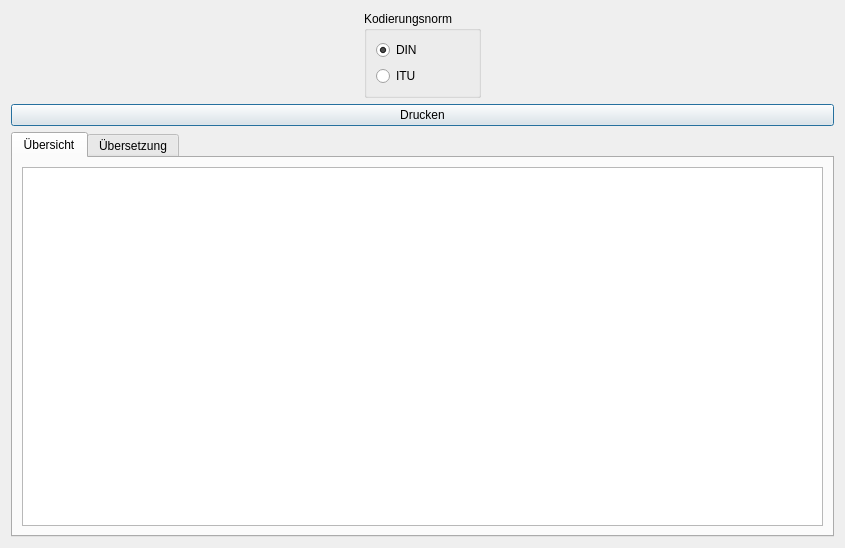
<?xml version="1.0" encoding="UTF-8"?>
<ui version="4.0">
 <class>DlgFunkalphabet</class>
 <widget class="QDialog" name="DlgFunkalphabet">
  <property name="geometry">
   <rect>
    <x>0</x>
    <y>0</y>
    <width>845</width>
    <height>548</height>
   </rect>
  </property>
  <property name="windowTitle">
   <string>Funkalphabet</string>
  </property>
  <layout class="QVBoxLayout" name="verticalLayout_3">
   <item>
    <layout class="QHBoxLayout" name="horizontalLayout">
     <item>
      <spacer name="horizontalSpacer">
       <property name="orientation">
        <enum>Qt::Horizontal</enum>
       </property>
       <property name="sizeHint" stdset="0">
        <size>
         <width>40</width>
         <height>20</height>
        </size>
       </property>
      </spacer>
     </item>
     <item>
      <widget class="QGroupBox" name="gNorm">
       <property name="toolTip">
        <string>&lt;html&gt;&lt;head/&gt;&lt;body&gt;&lt;p&gt;Legt die Kodierung fest.&lt;/p&gt;&lt;/body&gt;&lt;/html&gt;</string>
       </property>
       <property name="title">
        <string>Kodierungsnorm</string>
       </property>
       <layout class="QVBoxLayout" name="verticalLayout_2">
        <item>
         <widget class="QRadioButton" name="rkDIN">
          <property name="toolTip">
           <string>&lt;html&gt;&lt;head/&gt;&lt;body&gt;&lt;p&gt;Kodierung gemäß DIN.&lt;/p&gt;&lt;/body&gt;&lt;/html&gt;</string>
          </property>
          <property name="text">
           <string>DIN</string>
          </property>
          <property name="checked">
           <bool>true</bool>
          </property>
         </widget>
        </item>
        <item>
         <widget class="QRadioButton" name="rkITU">
          <property name="toolTip">
           <string>&lt;html&gt;&lt;head/&gt;&lt;body&gt;&lt;p&gt;Kodierung gemäß ITU.&lt;/p&gt;&lt;/body&gt;&lt;/html&gt;</string>
          </property>
          <property name="text">
           <string>ITU</string>
          </property>
         </widget>
        </item>
       </layout>
      </widget>
     </item>
     <item>
      <spacer name="horizontalSpacer_2">
       <property name="orientation">
        <enum>Qt::Horizontal</enum>
       </property>
       <property name="sizeHint" stdset="0">
        <size>
         <width>40</width>
         <height>20</height>
        </size>
       </property>
      </spacer>
     </item>
    </layout>
   </item>
   <item>
    <widget class="QPushButton" name="sfDrucken">
     <property name="toolTip">
      <string>Druckt beide Normen als Handzettel aus.</string>
     </property>
     <property name="text">
      <string>Drucken</string>
     </property>
    </widget>
   </item>
   <item>
    <widget class="QTabWidget" name="Karten">
     <property name="currentIndex">
      <number>0</number>
     </property>
     <widget class="QWidget" name="karteUebersicht">
      <attribute name="title">
       <string>Übersicht</string>
      </attribute>
      <layout class="QVBoxLayout" name="verticalLayout">
       <item>
        <widget class="QTableView" name="tbUebersicht">
         <property name="horizontalScrollBarPolicy">
          <enum>Qt::ScrollBarAsNeeded</enum>
         </property>
         <property name="editTriggers">
          <set>QAbstractItemView::NoEditTriggers</set>
         </property>
         <property name="showDropIndicator" stdset="0">
          <bool>false</bool>
         </property>
         <property name="dragDropOverwriteMode">
          <bool>false</bool>
         </property>
         <property name="alternatingRowColors">
          <bool>true</bool>
         </property>
         <property name="selectionMode">
          <enum>QAbstractItemView::NoSelection</enum>
         </property>
         <property name="horizontalScrollMode">
          <enum>QAbstractItemView::ScrollPerItem</enum>
         </property>
         <attribute name="horizontalHeaderStretchLastSection">
          <bool>true</bool>
         </attribute>
         <attribute name="verticalHeaderVisible">
          <bool>false</bool>
         </attribute>
        </widget>
       </item>
      </layout>
     </widget>
     <widget class="QWidget" name="karteLiveuebersetzung">
      <attribute name="title">
       <string>Übersetzung</string>
      </attribute>
      <layout class="QVBoxLayout" name="verticalLayout_4">
       <item>
        <widget class="QSplitter" name="splitter">
         <property name="orientation">
          <enum>Qt::Vertical</enum>
         </property>
         <widget class="QLineEdit" name="txtEingabe">
          <property name="toolTip">
           <string>Bitte den Text eingeben und die Eingabetaste drücken.</string>
          </property>
         </widget>
         <widget class="QTextBrowser" name="txtAusgabe">
          <property name="acceptDrops">
           <bool>false</bool>
          </property>
         </widget>
        </widget>
       </item>
      </layout>
     </widget>
    </widget>
   </item>
  </layout>
 </widget>
 <resources/>
 <connections/>
</ui>
